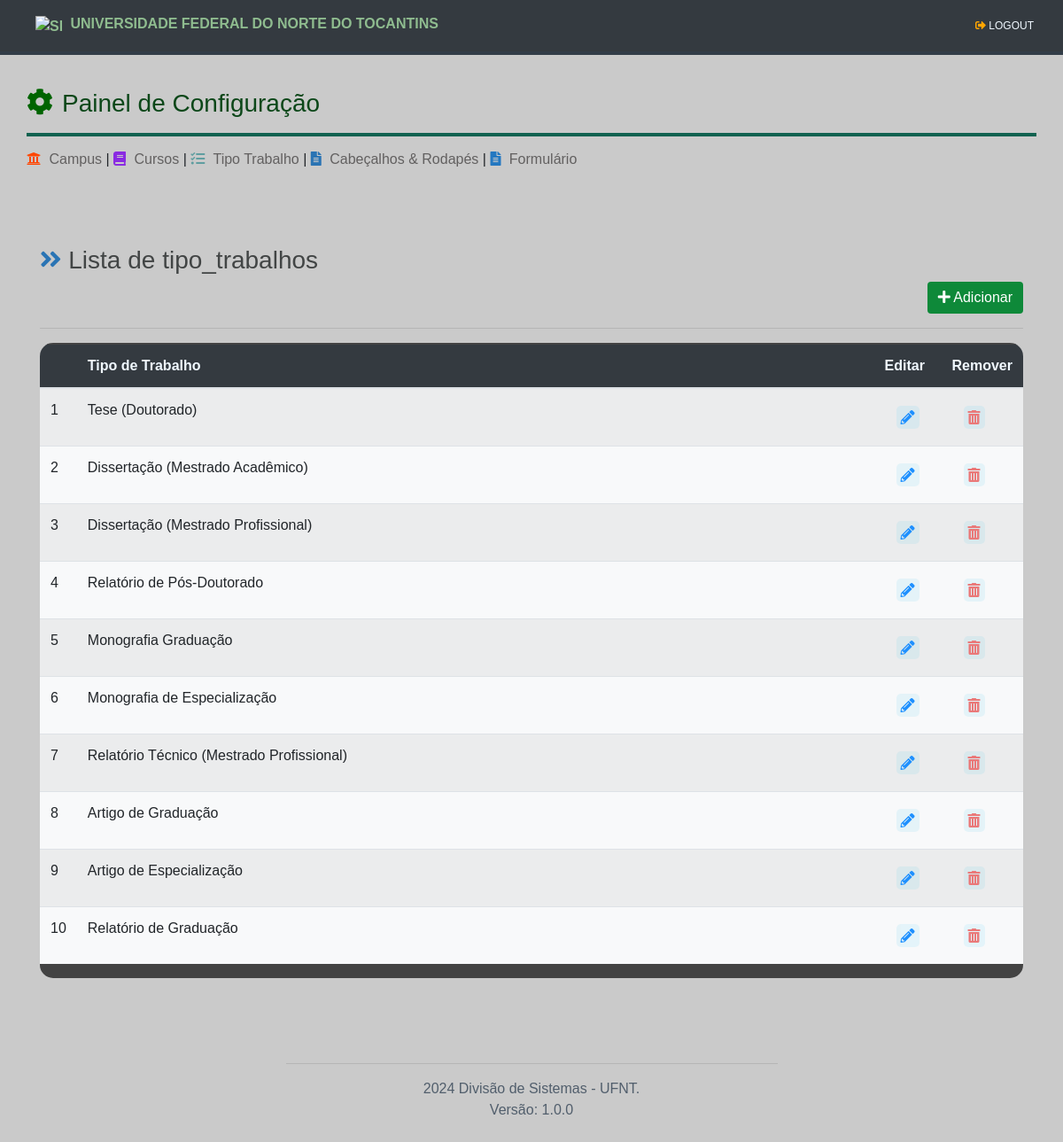
/tipo_trabalho/ (signed in), run on the app's committed database.
### tables this page shows
CREATE TABLE tipo_trabalho (
                id INTEGER PRIMARY KEY AUTOINCREMENT,
                nome TEXT NOT NULL,           
                ativo INTEGER DEFAULT 1            
            );

### routes/tipo_trabalho_routes.py (the view)
@tt_routes.route('/', methods=['GET', 'POST'])
@login_required
def tipo_trabalho_listar():
    tipos_trabalhos = TipoTrabalhoModel.get_all()
    return render_template('tipo_trabalho_view.html', tipos_trabalhos = tipos_trabalhos )

### app.py (called while the page is built)
@login_manager.user_loader
def load_user(user_id):
    return UserModel.get_user_by_id(user_id)

### data/conexao.py (called while the page is built)
def get_conexao():
    conexao = sqlite3.connect('data/gfc.db')
    return conexao

### models/base_model.py (called while the page is built)
    @classmethod
    def get_all(cls):
        if not cls.tabela:
            raise ValueError("Nome da tabela não especificado na classe derivada.")
        con = get_conexao()
        cursor = con.cursor()
        query = f'SELECT * FROM {cls.tabela}'
        cursor.execute(query)
        colunas = [coluna[0] for coluna in cursor.description]
        objetos = [cls(**dict(zip(colunas, row))) for row in cursor.fetchall()]
        con.close()
        return objetos

### models/user_model.py (called while the page is built)
    @staticmethod
    def get_user_by_id(user_id: int):
        con = get_conexao()
        cursor = con.cursor()
        query = 'SELECT * FROM user WHERE id=?'
        cursor.execute(query, (user_id,))
        row = cursor.fetchone()
        if row:
            user = UserModel(
                id=row[0],
                username=row[1],
                password=row[2],
                ativo=row[3],
            )
            con.close()
            return user
        else:
            con.close()
            return None

    @property
    def is_authenticated(self):
        return True if self.id is not None else False

### templates/tipo_trabalho_view.html (shortened to what this page needs)
{% extends "base.html" %}
  {% block head %}
      <link rel="stylesheet" href="/static/assets/css/views/view.css" type="text/css">
  {% endblock %}
  {% block content %}
    {% include "componentes/_menu_conf.html" %}
  <div class="container">
    <div class="container">
      <div class="row">
        <h3><i class="fas fa-angle-double-right" style="color: rgb(42, 116, 180);"></i> Lista de tipo_trabalhos</h3>
      </div>
      <div class="row" style="display: flex; justify-content: flex-end;">
        <button type="button" class="btn btn-primary" data-toggle="modal" data-target="#modal" onclick="openModal()">
            <i class="fas fa-plus"></i> Adicionar
        </button>
      </div>
      </div>
      <hr>
      <div style="border-radius:15px; overflow: auto; padding: 0px; background-color:rgb(67, 67, 67); ">
        <table class="table table-striped bg-light" style="margin-top: 0px; padding:0px; border-top:2px solid rgb(67, 67, 67); ">
          <thead class="bg-dark" style="color: aliceblue;">
              <tr>
                  <th></th>
                  <th>Tipo de Trabalho</th>
                  <th style="width:50px;">Editar</th>
                  <th style="width:50px;">Remover</th>
              </tr>
          </thead>
          <tbody>
              {% for obj in tipos_trabalhos %}
                  <tr id="tr{{ obj.id }}">
                    <td style="width: 40px;">{{ loop.index }}</td>
                      <td>{{ obj.nome }}</td>
                      <td>
                          <a href="#">
                            <button type="button" class="btn" onclick='abrirModalEditar("{{ obj.id }}")'>
                                <i class="fas fa-pencil-alt icon" title="editar"></i>
                            </button>
                        </a>
                      </td>
                      <td>
                        <a href="#">
                          <button type="button" class="btn" onclick='abrirModalRemover("{{ obj.id }}", "{{ obj.nome }}");'>
                            <i class="fas fa-trash-alt icon-red" title="remover"></i>
                          </button>
                      </a>
                    </td>
                  </tr>
              {% endfor %}
          </tbody>
      </table>
      </div>
  </div>
  {% endblock %}

### static/assets/css/main.css (style rules this page uses)
body { background-color: #cacaca; font-family:'Trebuchet MS', 'Lucida Sans Unicode', 'Lucida Grande', 'Lucida Sans', Arial, sans-serif, Tahoma, Geneva, Verdana, sans-serif; font-weight: 500; }
.container a { text-decoration: none; color: darkslategrey; }
.container { margin-top: 80px; margin-bottom: 0; }
button.btn-primary { background-color: #0e8939; border: 1px solid #034f03; text-align: center; border: #656765; }

### static/assets/css/views/view.css (style rules this page uses)
.container h3 { color:rgb(66, 69, 69); }
.icon { background-color: rgba(55, 192, 238, 0.1); border-radius: 5px; padding: 5px; color: dodgerblue; transition: 0.4s; }
.icon-red { background-color: rgba(55, 192, 238, 0.1); border-radius: 5px; padding: 5px; color: rgb(234, 121, 121); transition: 0.4s; }
table { overflow-x: auto; }

### data on the page
tipo_trabalho: nome "Tese (Doutorado)"
tipo_trabalho: nome "Dissertação (Mestrado Acadêmico)"
tipo_trabalho: nome "Dissertação (Mestrado Profissional)"
tipo_trabalho: nome "Relatório de Pós-Doutorado"
tipo_trabalho: nome "Monografia Graduação"
tipo_trabalho: nome "Monografia de Especialização"
tipo_trabalho: nome "Relatório Técnico (Mestrado Profissional)"
tipo_trabalho: nome "Artigo de Graduação"
tipo_trabalho: nome "Artigo de Especialização"
tipo_trabalho: nome "Relatório de Graduação"
